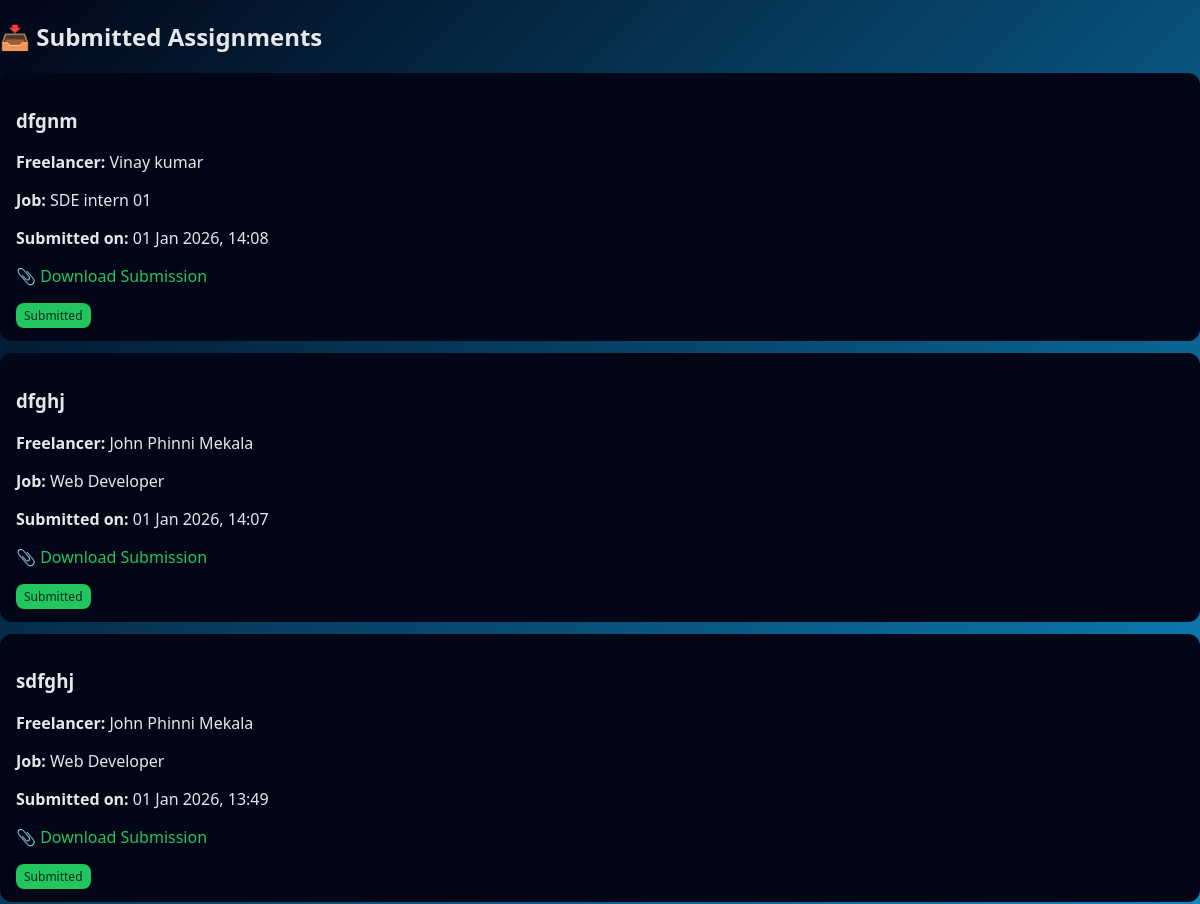
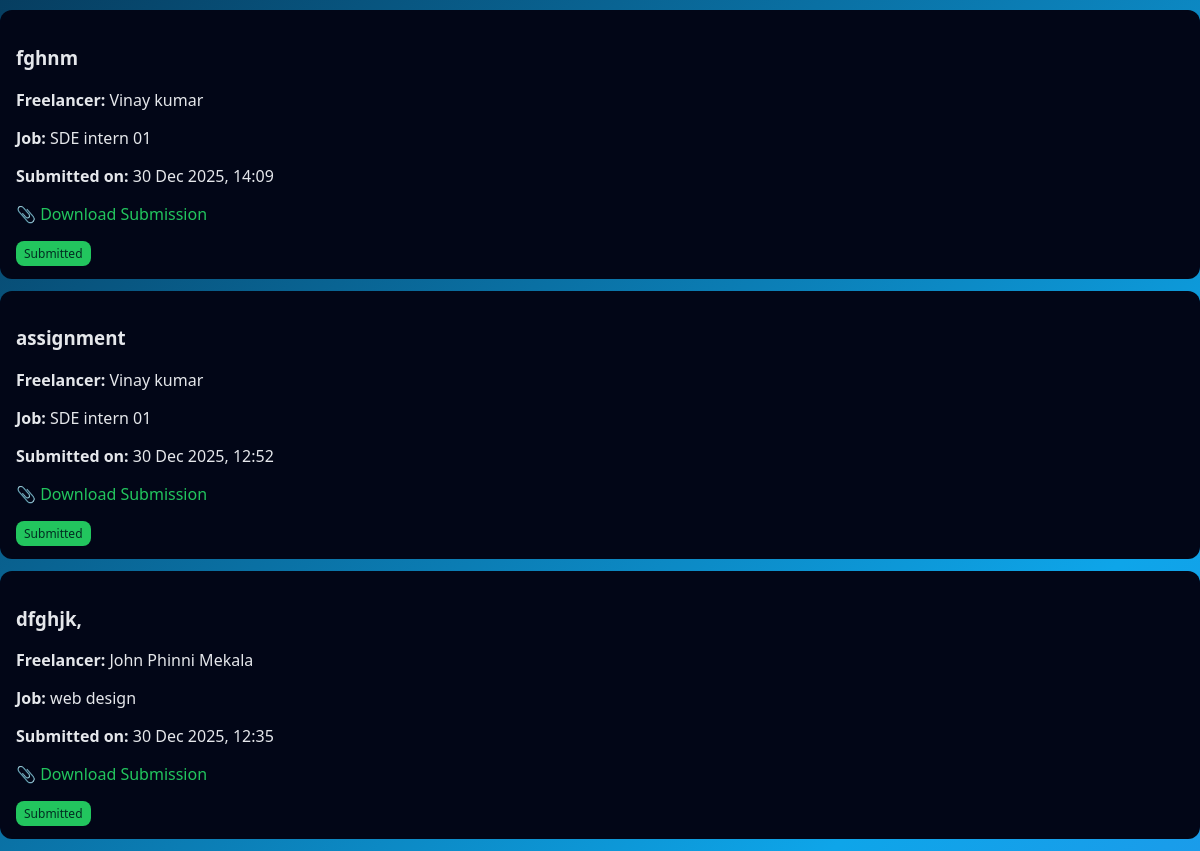
Screenshot of /assignments/submissions/ (signed in) with the database file from the repository (2 pictures, top to bottom).
### marketplace/models.py (models this page shows, shortened)
class Assignment(models.Model):
    STATUS_CHOICES = [
        ("assigned", "Assigned"),
        ("submitted", "Submitted"),
        ("reviewed", "Reviewed"),
    ]
    recruiter = models.ForeignKey(
        User, on_delete=models.CASCADE, related_name="assignments_given"
    )
    freelancer = models.ForeignKey(
        User, on_delete=models.CASCADE, related_name="assignments_received"
    )
    job = models.ForeignKey(
        "Job", on_delete=models.CASCADE
    )
    title = models.CharField(max_length=200)
    description = models.TextField()
    deadline = models.DateField(null=True, blank=True)
    assignment_file = models.FileField(
        upload_to="assignments/recruiter/", blank=True, null=True
    )
    submission_file = models.FileField(
        upload_to="assignments/freelancer/", blank=True, null=True
    )
    status = models.CharField(
        max_length=20, choices=STATUS_CHOICES, default="assigned"
    )
    created_at = models.DateTimeField(auto_now_add=True)

class User(AbstractUser):
    ROLE_CHOICES = (
        ('client', 'client'),
        ('freelancer', 'Freelancer'),
    )
    role = models.CharField(max_length=20, choices=ROLE_CHOICES)

class Job(models.Model):
    STATUS_CHOICES = (
        ('open', 'Open'),
        ('in_progress', 'In Progress'),
        ('completed', 'Completed'),
        ('cancelled', 'Cancelled'),
    )
    client = models.ForeignKey(User, on_delete=models.CASCADE, related_name='jobs')
    title = models.CharField(max_length=200)
    description = models.TextField()
    budget_min = models.DecimalField(max_digits=10, decimal_places=2)
    budget_max = models.DecimalField(max_digits=10, decimal_places=2)
    created_at = models.DateTimeField(auto_now_add=True)
    status = models.CharField(max_length=20, choices=STATUS_CHOICES, default='open')

### marketplace/views.py (the view)
# urls.py: path("assignments/submissions/",views.recruiter_assignment_submissions,name="assignment_submissions"),
@login_required
def recruiter_assignment_submissions(request):
    if request.user.role != "client":
        return redirect("home")
    submitted_assignments = Assignment.objects.filter(
        recruiter=request.user,
        status="submitted"
    ).order_by("-created_at")
    context = {
        "submitted_assignments": submitted_assignments
    }
    return render(
        request,
        "marketplace/assignment_submissions.html",
        context
    )

### marketplace/templates/marketplace/assignment_submissions.html (shortened to what this page needs)
<!DOCTYPE html>
<html>
<head>
</head>
<body>
<h2>📥 Submitted Assignments</h2>
{% for a in submitted_assignments %}
  <div class="card">
    <h3>{{ a.title }}</h3>
    <p><strong>Freelancer:</strong> {{ a.freelancer.first_name }}</p>
    <p><strong>Job:</strong> {{ a.job.title }}</p>
    <p><strong>Submitted on:</strong> {{ a.created_at|date:"d M Y, H:i" }}</p>
    {% if a.submission_file %}
      <p>
        📎 <a href="{{ a.submission_file.url }}" download>
          Download Submission
        </a>
      </p>
    {% endif %}
    <span class="badge">Submitted</span>
  </div>
{% empty %}
  <p>No submissions yet.</p>
{% endfor %}
</body>
</html>

### marketplace/templates/marketplace/assignment_submissions.html (style rules this page uses)
body { min-height: 100vh; background: linear-gradient(135deg, #020617, #0ea5e9, #6366f1, #22c55e, #f97316); background-size: 350% 350%; animation: bgMove 18s ease infinite; color: #e5e7eb; justify-content: center; margin:0; font-family:Poppins,system-ui; }
.card { background:#020617; padding:16px; border-radius:12px; margin-bottom:12px; }
a { color:#22c55e; text-decoration:none }
.badge { padding:4px 8px; border-radius:8px; background:#22c55e; color:#022c22; font-size:12px; }

### rows the page displays
Assignment: title "dfgnm", freelancer.first_name "Vinay kumar", job "SDE intern 01", created_at "01 Jan 2026, 14:08"
Assignment: title "dfghj", freelancer.first_name "John Phinni Mekala", job "Web Developer", created_at "01 Jan 2026, 14:07"
Assignment: title "sdfghj", freelancer.first_name "John Phinni Mekala", job "Web Developer", created_at "01 Jan 2026, 13:49"
Assignment: title "fghnm", freelancer.first_name "Vinay kumar", job "SDE intern 01", created_at "30 Dec 2025, 14:09"
Assignment: title "assignment", freelancer.first_name "Vinay kumar", job "SDE intern 01", created_at "30 Dec 2025, 12:52"
Assignment: title "dfghjk,", freelancer.first_name "John Phinni Mekala", job "web design", created_at "30 Dec 2025, 12:35"
